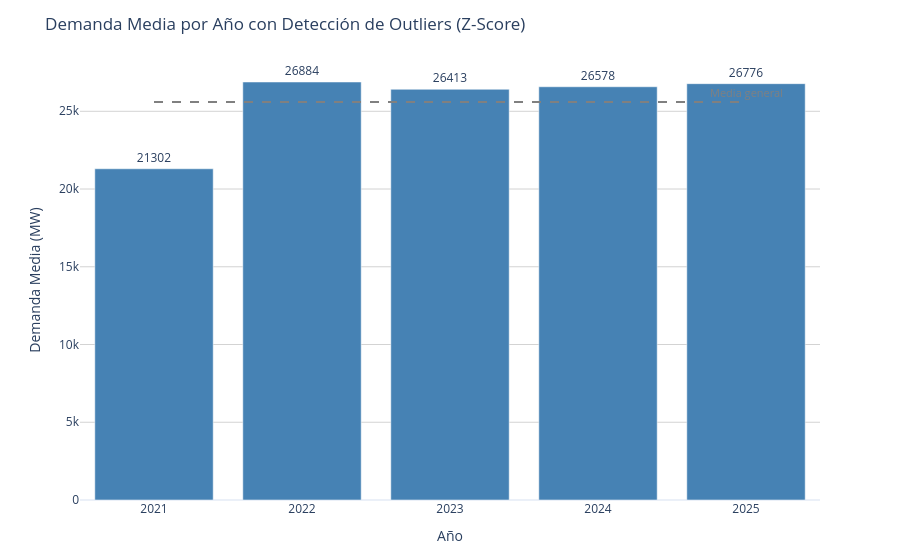

The cell this chart's notebook holds for it:
### Code cell
import plotly.graph_objects as go
from scipy.stats import zscore

# Agrupar por año y calcular demanda media
yearly_avg = df_demanda.groupby("year")["value"].mean().reset_index()
yearly_avg.columns = ["year", "avg_demand"]
yearly_avg["z_score"] = zscore(yearly_avg["avg_demand"])
yearly_avg["is_outlier"] = yearly_avg["z_score"].abs() > 2

# Colores
yearly_avg["color"] = yearly_avg["is_outlier"].apply(lambda x: "crimson" if x else "steelblue")

# Crear figura
fig = go.Figure()

fig.add_trace(go.Bar(
    x=yearly_avg["year"],
    y=yearly_avg["avg_demand"],
    marker_color=yearly_avg["color"],
    text=yearly_avg["avg_demand"].round(0),
    textposition="outside",
    hovertemplate='Año: %{x}<br>Demanda Media: %{y:.0f} MW<extra></extra>'
))

# Línea horizontal de media general
media_general = yearly_avg["avg_demand"].mean()
fig.add_shape(type="line",
              x0=yearly_avg["year"].min(), x1=yearly_avg["year"].max(),
              y0=media_general, y1=media_general,
              line=dict(color="gray", dash="dash"))

fig.add_annotation(x=yearly_avg["year"].max(),
                   y=media_general,
                   text="Media general",
                   showarrow=False,
                   yshift=10,
                   font=dict(size=11, color="gray"))

fig.update_layout(
    title="Demanda Media por Año con Detección de Outliers (Z-Score)",
    xaxis_title="Año",
    yaxis_title="Demanda Media (MW)",
    template="plotly_white",
    yaxis=dict(gridcolor='lightgray'),
    margin=dict(t=60, b=60)
)

fig.show()

### Figure 1 — Plotly figure (JSON) as saved in the notebook; plotly's stock layout.template omitted (floating-point values rounded to 4 significant figures)
{"data": [{"hovertemplate": "Año: %{x}<br>Demanda Media: %{y:.0f} MW<extra></extra>", "marker": {"color": ["steelblue", "steelblue", "steelblue", "steelblue", "steelblue"]}, "text": [21302, 26884, 26413, 26578, 26776], "textposition": "outside", "type": "bar", "x": [2021, 2022, 2023, 2024, 2025], "y": [21300.0, 26880.0, 26410.0, 26580.0, 26780.0]}], "layout": {"annotations": [{"font": {"color": "gray", "size": 11}, "showarrow": false, "text": "Media general", "x": 2025, "y": 25590.0, "yshift": 10}], "autosize": true, "margin": {"b": 60, "t": 60}, "shapes": [{"line": {"color": "gray", "dash": "dash"}, "type": "line", "x0": 2021, "x1": 2025, "y0": 25590.0, "y1": 25590.0}], "title": {"text": "Demanda Media por Año con Detección de Outliers (Z-Score)"}, "xaxis": {"autorange": true, "range": [2020.0, 2026.0], "title": {"text": "Año"}, "type": "linear"}, "yaxis": {"autorange": true, "gridcolor": "lightgray", "range": [0, 28300.0], "title": {"text": "Demanda Media (MW)"}, "type": "linear"}}}
